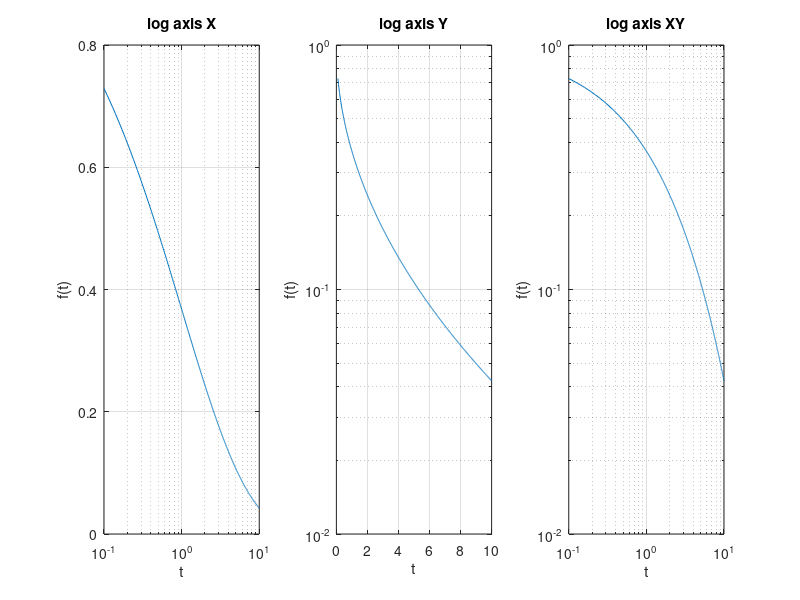

The MATLAB source for this figure:
t = [0.1:0.01:10];

f=exp(-sqrt(t));

subplot(1,3,1);
semilogx(t,f);
semilogx(t,f);
title('log axis X');
xlabel('t');
ylabel('f(t)');
grid on;

subplot(1,3,2);
semilogy(t,f);
title('log axis Y');
xlabel('t');
ylabel('f(t)');
grid on;

subplot(1,3,3);
loglog(t,f);
title('log axis XY');
xlabel('t');
ylabel('f(t)');
grid on;